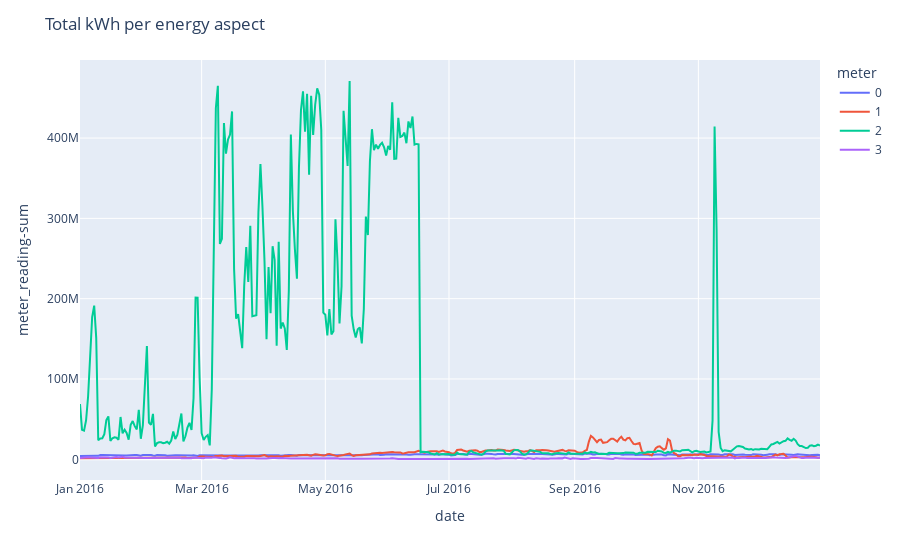

The code cell stored with this chart in its notebook:
### Markdown cell above
차트 그리기

### Code cell
fig_total = px.line(daily_train_agg, x='date', y='meter_reading-sum', color='meter', render_mode='svg')
fig_total.update_layout(title='Total kWh per energy aspect')
fig_total.show()

### Figure 1 — Plotly figure (JSON) as saved in the notebook; plotly's stock layout.template omitted (floating-point values rounded to 4 significant figures; data arrays with more than 128 entries replaced by an {"elided": "..."} marker saying what was removed)
{"data": [{"hovertemplate": "meter=0<br>date=%{x}<br>meter_reading-sum=%{y}<extra></extra>", "legendgroup": "0", "line": {"color": "#636efa", "dash": "solid"}, "marker": {"symbol": "circle"}, "mode": "lines", "name": "0", "orientation": "v", "showlegend": true, "type": "scatter", "x": {"elided": "366 str values"}, "xaxis": "x", "y": {"elided": "366 float values"}, "yaxis": "y"}, {"hovertemplate": "meter=1<br>date=%{x}<br>meter_reading-sum=%{y}<extra></extra>", "legendgroup": "1", "line": {"color": "#EF553B", "dash": "solid"}, "marker": {"symbol": "circle"}, "mode": "lines", "name": "1", "orientation": "v", "showlegend": true, "type": "scatter", "x": {"elided": "366 str values"}, "xaxis": "x", "y": {"elided": "366 float values"}, "yaxis": "y"}, {"hovertemplate": "meter=2<br>date=%{x}<br>meter_reading-sum=%{y}<extra></extra>", "legendgroup": "2", "line": {"color": "#00cc96", "dash": "solid"}, "marker": {"symbol": "circle"}, "mode": "lines", "name": "2", "orientation": "v", "showlegend": true, "type": "scatter", "x": {"elided": "366 str values"}, "xaxis": "x", "y": {"elided": "366 float values"}, "yaxis": "y"}, {"hovertemplate": "meter=3<br>date=%{x}<br>meter_reading-sum=%{y}<extra></extra>", "legendgroup": "3", "line": {"color": "#ab63fa", "dash": "solid"}, "marker": {"symbol": "circle"}, "mode": "lines", "name": "3", "orientation": "v", "showlegend": true, "type": "scatter", "x": {"elided": "366 str values"}, "xaxis": "x", "y": {"elided": "366 float values"}, "yaxis": "y"}], "layout": {"legend": {"title": {"text": "meter"}, "tracegroupgap": 0}, "margin": {"t": 60}, "title": {"text": "Total kWh per energy aspect"}, "xaxis": {"anchor": "y", "domain": [0, 1], "title": {"text": "date"}}, "yaxis": {"anchor": "x", "domain": [0, 1], "title": {"text": "meter_reading-sum"}}}}
